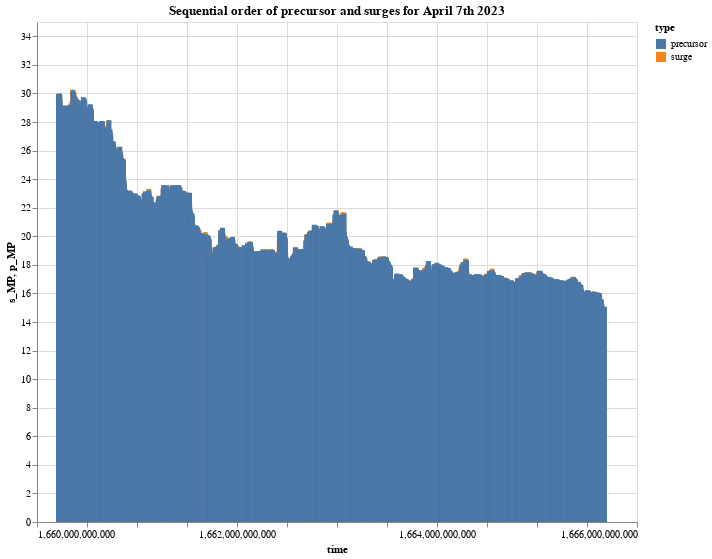

The notebook cell this image was saved under:
### Markdown cell above
## visualize proof of algorithmic accuracy

this chart will plot the price time series, with an area of precursor and surge, as proof of our algorithmic accuracy.

### Code cell
subset = sequence_df[:4999]
line = alt.Chart(subset).mark_line(color='green').encode(
    x='time',
    y='s_MP'
)

s_bar = alt.Chart(subset).mark_bar().encode(
    x='time',
    y='s_MP',
    color='type:N'
)

p_bar = alt.Chart(subset).mark_bar().encode(
    x='time',
    y='p_MP',
    color='type:N'
)

chart = (line + s_bar + p_bar).properties(width=600, height=500)
chart.title = 'Sequential order of precursor and surges for April 7th 2023'
subtitle = 'Precursors are contiguous periods where percentage rate of growth is less than threshold'
chart.properties(title=alt.TitleParams(text=[chart.title, subtitle], baseline='bottom', orient='top', anchor='start', fontSize=14))
chart.interactive()

### Figure 1 — Vega-Lite specification as saved in the notebook (floating-point values rounded to 4 significant figures; data arrays with more than 128 entries replaced by an {"elided": "..."} marker saying what was removed)
{"config": {"view": {"continuousWidth": 300, "continuousHeight": 300}}, "layer": [{"mark": {"type": "line", "color": "green"}, "encoding": {"x": {"field": "time", "type": "quantitative"}, "y": {"field": "s_MP", "type": "quantitative"}}, "name": "view_1"}, {"mark": {"type": "bar"}, "encoding": {"color": {"field": "type", "type": "nominal"}, "x": {"field": "time", "type": "quantitative"}, "y": {"field": "s_MP", "type": "quantitative"}}}, {"mark": {"type": "bar"}, "encoding": {"color": {"field": "type", "type": "nominal"}, "x": {"field": "time", "type": "quantitative"}, "y": {"field": "p_MP", "type": "quantitative"}}}], "data": {"name": "data-d9b07ece27d8c5238fccc58e44e58db4"}, "height": 500, "params": [{"name": "param_2", "select": {"type": "interval", "encodings": ["x", "y"]}, "bind": "scales", "views": ["view_1"]}], "title": "Sequential order of precursor and surges for April 7th 2023", "width": 600, "$schema": "https://vega.github.io/schema/vega-lite/v5.8.0.json", "datasets": {"data-d9b07ece27d8c5238fccc58e44e58db4": {"elided": "4999 records"}}}
